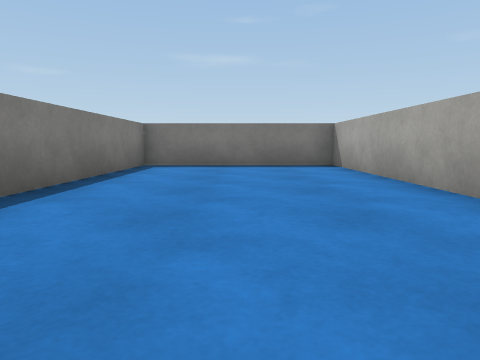
view 1 (above)

16 first-person views from a walk through a Unity game level. The camera is 0.51 m above the floor, tilts 6° down and sees 70° across. The floor is counted in squares, 1 m on a side. Each view is taken from the middle of a square. On the plan, view 1 faces up. The plan holds only what a view shows up to about 9 squares ahead; the rest is blank. The place goes on beyond the plan. The player is left out. Surface patterns are stand-ins for the level's own textures.

view 2
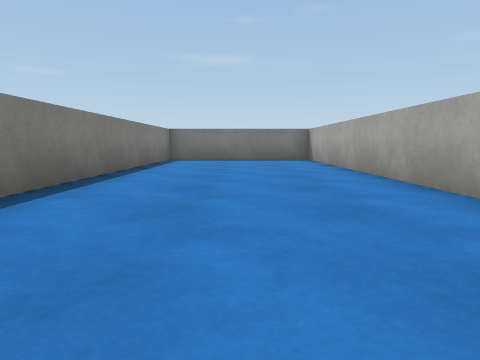

view 3
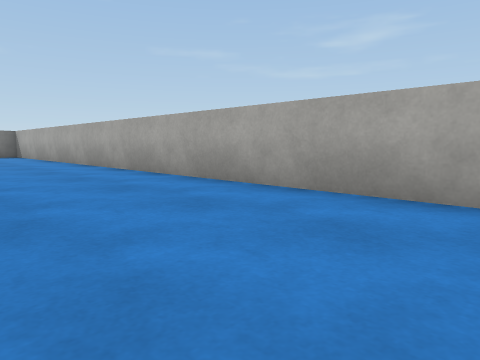

view 4
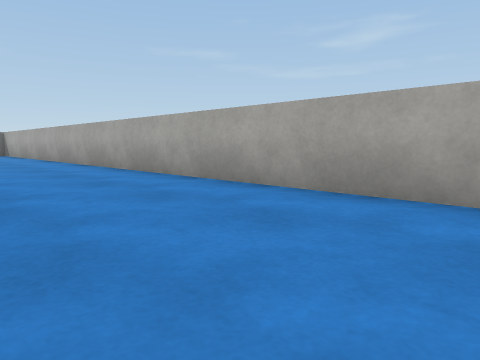

view 5
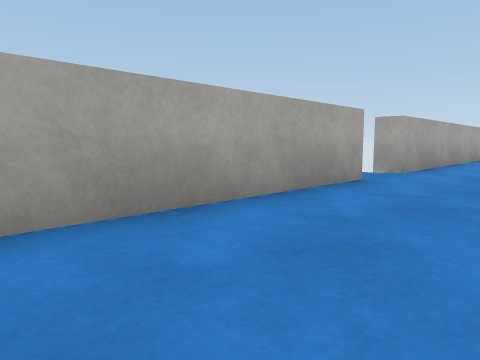

view 6
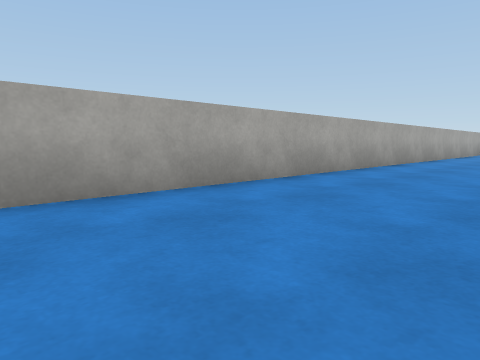

view 7
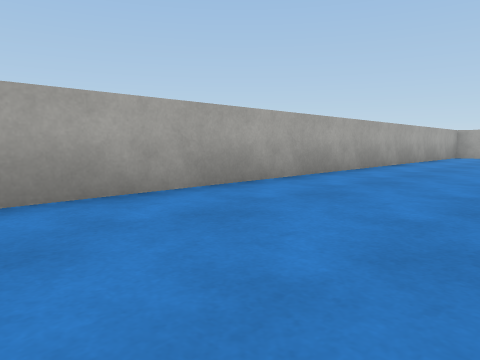

view 8
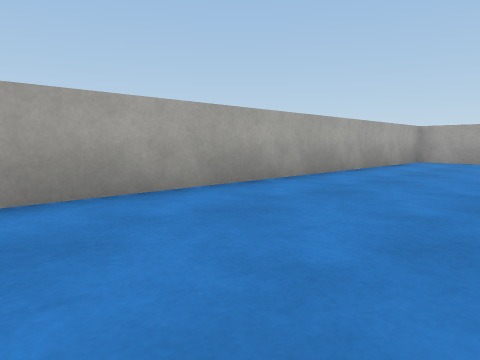

view 9
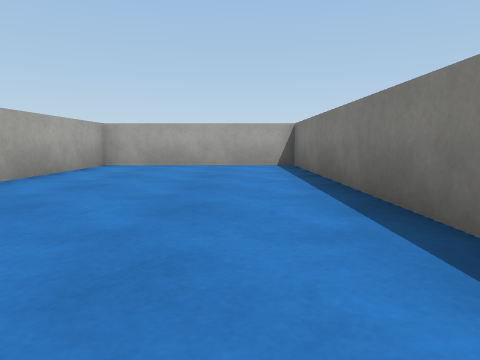

view 10
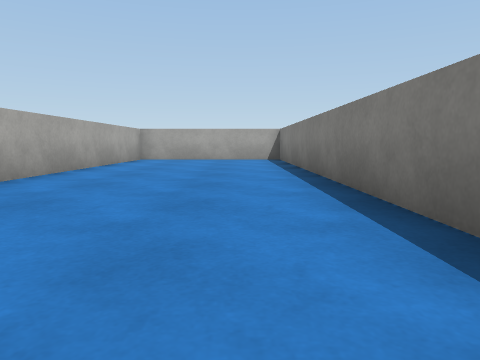

view 11
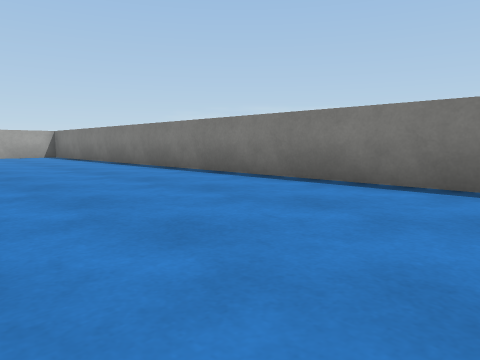

view 12
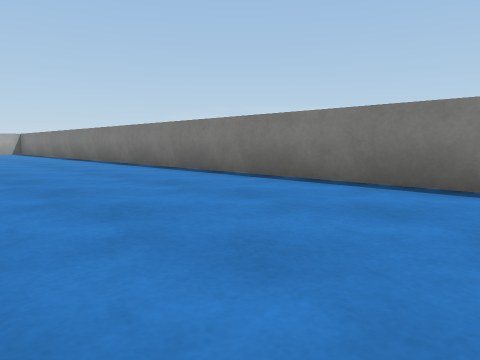

view 13
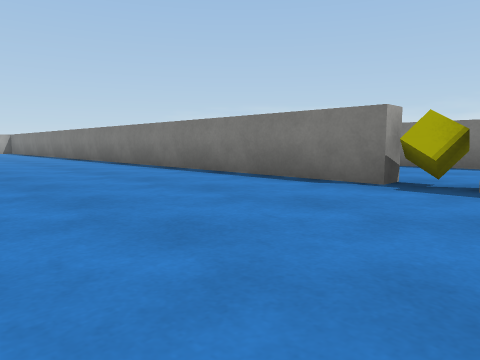

view 14
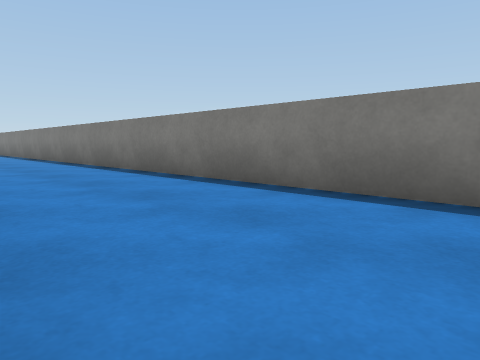

view 15
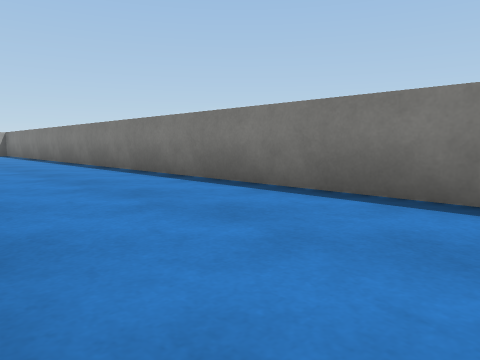

view 16
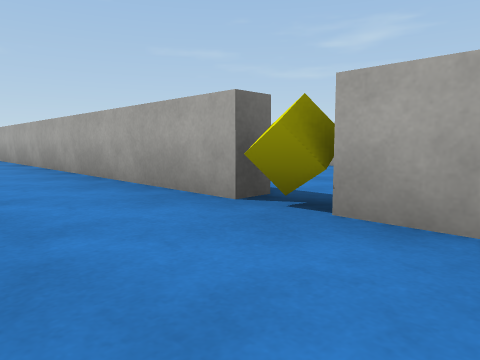

### Floor plan
Points are (right, up) in squares from view 1. A wall is a line through its corners. A room is listed if a view was taken in it or the views show most of it. See-through windows are left out.
Room 1 (views 1, 2, 3, 4, 5, 6, 7, 8, 9, 10, 11, 12, 13)
walls: (2.2, -10.9) (2.2, 8.2) (-2.3, 8.2) (-2.3, 0.2); (-2.2, -10.8) (-2.8, -10.8); (-2.8, -11.7) (-2.3, -11.7) (-2.3, -31.3) (2.2, -31.3) (2.2, -12.3) (2.8, -12.3)
ways out: opening at (-2, -11) to room 2
Room 2 (views 14, 15, 16)
walls: (-2.8, -10.8) (-2.8, -2.4); (-2.8, -12.6) (-2.8, -11.7); (-6.3, -10.5) (-6.3, -23.5)
ways out: opening at (-2, -11) to room 1
objects: yellow cube (-3, -11)

Positions as (right, up) in squares from view 1, and headings:
1: (0, 0), facing up
2: (0, -3), facing up
3: (-1, -7), facing up-right
4: (-1, -9), facing up-right
5: (0, -6), facing down-right
6: (-1, -13), facing down-right
7: (-1, -17), facing down-right
8: (-1, -21), facing down-right
9: (-1, -23), facing down
10: (-1, -20), facing down
11: (2, -17), facing down-left
12: (2, -12), facing down-left
13: (2, -10), facing down-left
14: (-3, -10), facing down-left
15: (-3, -14), facing down-left
16: (-5, -13), facing up-right
